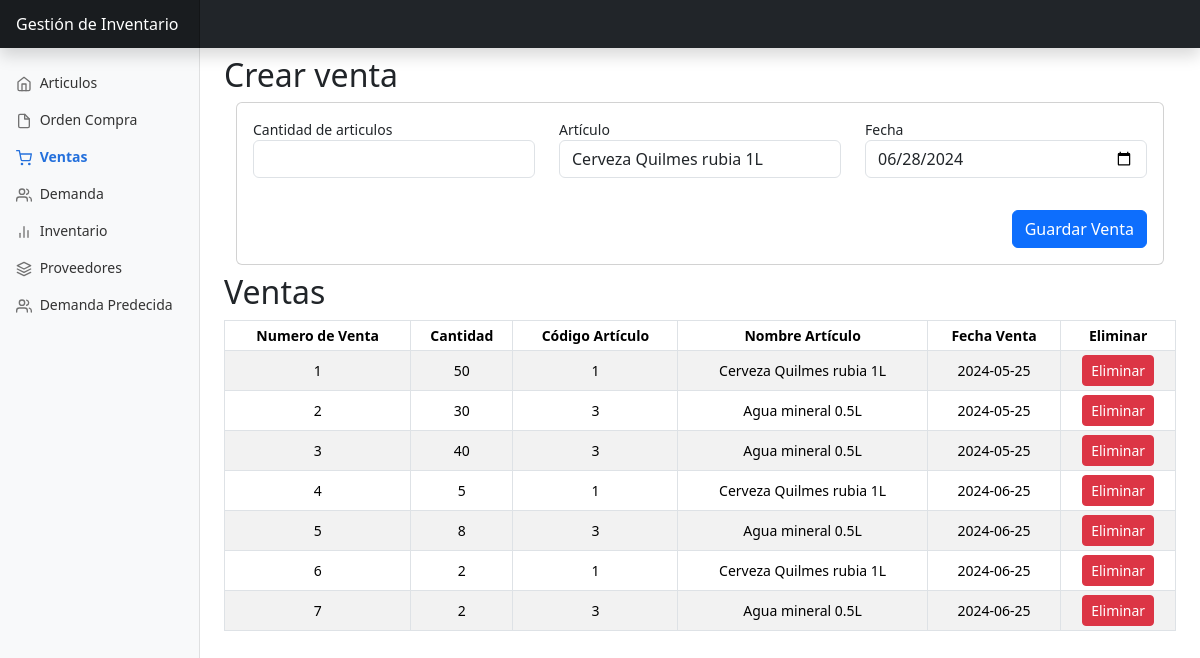
/ventas/, run on the app's committed database.
### app/models.py (models this page shows, shortened)
class Venta(db.Model):
    __tablename__ = 'venta'
    nro_venta = db.Column(db.Integer, primary_key=True)
    fecha = db.Column(db.Date, nullable=False, default=func.now())
    cantidad = db.Column(db.Integer, nullable=False)
    articulo_id = db.Column(db.Integer, db.ForeignKey('articulo.codigo_articulo'), nullable=False)
    articulo = db.relationship('Articulo', backref='ventas') # trae el nombre articulo de la venta

class Articulo(db.Model):
    __tablename__ = 'articulo'
    id = db.Column(db.Integer, primary_key=True)
    codigo_articulo = db.Column(db.Integer, unique=True, nullable=False)
    nombre_articulo = db.Column(db.String(100), nullable=False)
    coeficiente_seguridad = db.Column(db.Float, nullable=False)
    costo_almacenamiento = db.Column(db.Float, nullable=False)
    costo_de_pedido = db.Column(db.Float, nullable=False)
    stock = db.Column(db.Integer, nullable=False)
    tiempo_de_pedido = db.Column(db.Integer)
    modelo_inventario_id = db.Column(db.Integer, db.ForeignKey('modelo_inventario.id'), nullable=False)
    detalle_proveedor_predeterminado_id = db.Column(db.Integer, db.ForeignKey('detalle_proveedor.id'))
    detalle_proveedor_predeterminado = db.relationship('DetalleProveedor', foreign_keys=[detalle_proveedor_predeterminado_id], backref='articulo_predeterminado', uselist=False)
    detalles_proveedor = db.relationship('DetalleProveedor', backref='articulo', foreign_keys='DetalleProveedor.articulo_id')
    ordenes_compra = db.relationship ('OrdenCompra',backref='articulo',lazy='dynamic')

### app/views/ventas.py (the view)
@bp.route('/', methods=['GET'])
def get_ventas ():
    form = VentaFormCrearEditar()
    form.articulo_id.choices = [(m.id, m.nombre_articulo) for m in Articulo.query.all()]
    ventas = Venta.query.all()
    return render_template('ventas/ventaPage.html', ventas=ventas, form=form)

### app/forms.py
class VentaFormCrearEditar(FlaskForm):
    cantidad = IntegerField('Cantidad de articulos', validators=[DataRequired(), NumberRange(min=1)])
    articulo_id = SelectField('Artículo', coerce=int, validators=[DataRequired()] )
    fecha = DateField('Fecha', validators=[DataRequired()], format='%Y-%m-%d', default=datetime.date.today) #predeterminada la fecha actual
    submit = SubmitField('Guardar Venta')

### app/templates/ventas/ventaPage.html (shortened to what this page needs)
{% extends 'base.html' %}
{% block body %}
<h2 class="mt-2">Crear venta</h2>
<div class="container">
  <div class="card">
      <div class="card-body">
        <form method="POST">
          <div class="row mb-3">
            <div class="col">
              <label>{{ form.cantidad.label }}</label>
              {{ form.cantidad(class="form-control mb-3") }}
            </div>
            <div class="col">
              <label>{{ form.articulo_id.label }}</label>
              {{ form.articulo_id(class="form-control mb-3") }}
            </div>
            <div class="col">
              <label>{{ form.fecha.label }}</label>
              {{ form.fecha(class="form-control mb-3") }}
            </div>
          </div>
          <div class="col d-flex justify-content-end">
            {{ form.submit(class="btn btn-primary") }}
          </div>
        </form>
      </div>
  </div>
</div>
<h2 class="mt-2">Ventas</h2>
<div class="table-responsive">
  <table class="table table-striped table-sm table-bordered">
    <thead>
      <tr>
        <th scope="col" class="text-center align-middle">Numero de Venta</th>
        <th scope="col" class="text-center align-middle">Cantidad</th>
        <th scope="col" class="text-center align-middle">Código Artículo</th>
        <th scope="col" class="text-center align-middle">Nombre Artículo</th>
        <th scope="col" class="text-center align-middle">Fecha Venta</th>
        <th scope="col" class="text-center align-middle">Eliminar</th>
      </tr>
    </thead>
    <tbody>
      {% for venta in ventas %}
      <tr>
        <td class="text-center align-middle">{{ venta.nro_venta }}</td>
        <td class="text-center align-middle">{{ venta.cantidad }}</td>
        <td class="text-center align-middle">{{ venta.articulo.codigo_articulo }}</td>
        <td class="text-center align-middle">{{ venta.articulo.nombre_articulo }}</td>
        <td class="text-center align-middle">{{ venta.fecha }}</td>
        <td class="text-center align-middle"><button class="btn btn-danger btn-sm" id="btn-edit{{ venta.nro_venta }}" data-bs-toggle="modal" data-bs-target="#modalEliminar{{ venta.nro_venta }}">Eliminar</button>
        </td>
      </tr>
      {% endfor %}
    </tbody>
  </table>
</div>
{% endblock %}

### app/static/css/dashboard.css (style rules this page uses)
body { font-size: .875rem; }

### data on the page
Venta: nro_venta "1", cantidad "50", articulo.codigo_articulo "1", articulo.nombre_articulo "Cerveza Quilmes rubia 1L", fecha "2024-05-25"
Venta: nro_venta "2", cantidad "30", articulo.codigo_articulo "3", articulo.nombre_articulo "Agua mineral 0.5L", fecha "2024-05-25"
Venta: nro_venta "3", cantidad "40", articulo.codigo_articulo "3", articulo.nombre_articulo "Agua mineral 0.5L", fecha "2024-05-25"
Venta: nro_venta "4", cantidad "5", articulo.codigo_articulo "1", articulo.nombre_articulo "Cerveza Quilmes rubia 1L", fecha "2024-06-25"
Venta: nro_venta "5", cantidad "8", articulo.codigo_articulo "3", articulo.nombre_articulo "Agua mineral 0.5L", fecha "2024-06-25"
Venta: nro_venta "6", cantidad "2", articulo.codigo_articulo "1", articulo.nombre_articulo "Cerveza Quilmes rubia 1L", fecha "2024-06-25"
Venta: nro_venta "7", cantidad "2", articulo.codigo_articulo "3", articulo.nombre_articulo "Agua mineral 0.5L", fecha "2024-06-25"
